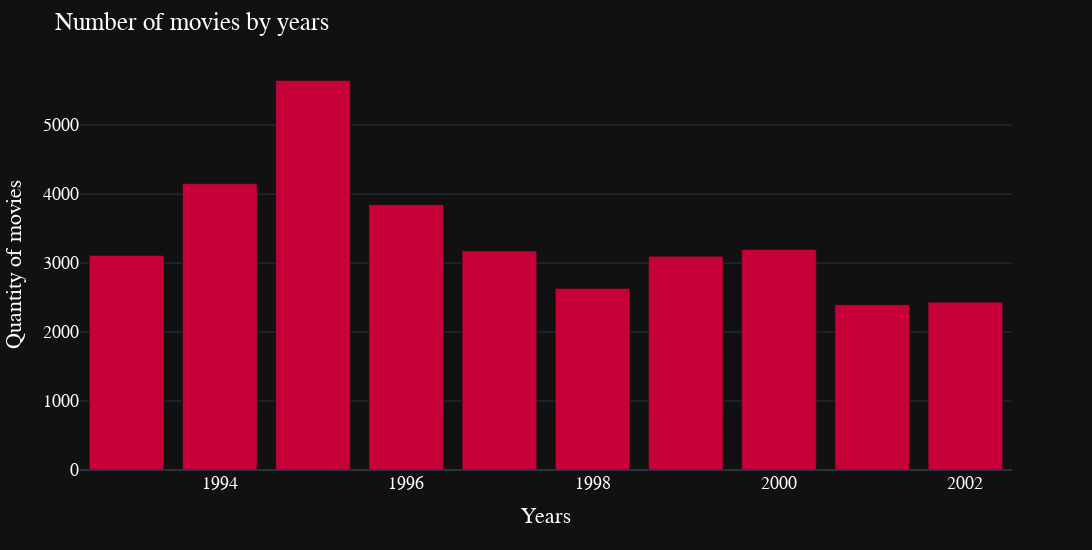

Here is the notebook cell this chart was saved with:
### Code cell
fig = px.bar(df1.head(10), x = "anos", y = 'id_filme', template = 'plotly_dark')

fig.update_layout(
    title = {
        'text': 'Number of movies by years'},
    xaxis_title = 'Years',
    yaxis_title = 'Quantity of movies',
    width = 1200,
    height = 550,
    font_family="Arial",
    font_color="White",
    font=dict(size = 18),
    title_font_family="Arial",
    title_font_color= "White")

fig.update_traces(textposition="outside", textfont_size = 18, cliponaxis=True, marker_color = '#C70039')

fig.show()

### Figure 1 — Plotly figure (JSON) as saved in the notebook; plotly's stock layout.template omitted (floating-point values rounded to 4 significant figures)
{"data": [{"alignmentgroup": "True", "cliponaxis": true, "hovertemplate": "anos=%{x}<br>id_filme=%{y}<extra></extra>", "legendgroup": "", "marker": {"color": "#C70039", "pattern": {"shape": ""}}, "name": "", "offsetgroup": "", "orientation": "v", "showlegend": false, "textfont": {"size": 18}, "textposition": "outside", "type": "bar", "x": [1995, 1994, 1996, 2000, 1997, 1993, 1999, 1998, 2002, 2001], "xaxis": "x", "y": [5647, 4150, 3847, 3197, 3176, 3111, 3098, 2633, 2433, 2396], "yaxis": "y"}], "layout": {"barmode": "relative", "font": {"color": "White", "family": "Arial", "size": 18}, "height": 550, "legend": {"tracegroupgap": 0}, "margin": {"t": 60}, "title": {"font": {"color": "White", "family": "Arial"}, "text": "Number of movies by years"}, "width": 1200, "xaxis": {"anchor": "y", "domain": [0, 1], "title": {"text": "Years"}}, "yaxis": {"anchor": "x", "domain": [0, 1], "title": {"text": "Quantity of movies"}}}}
